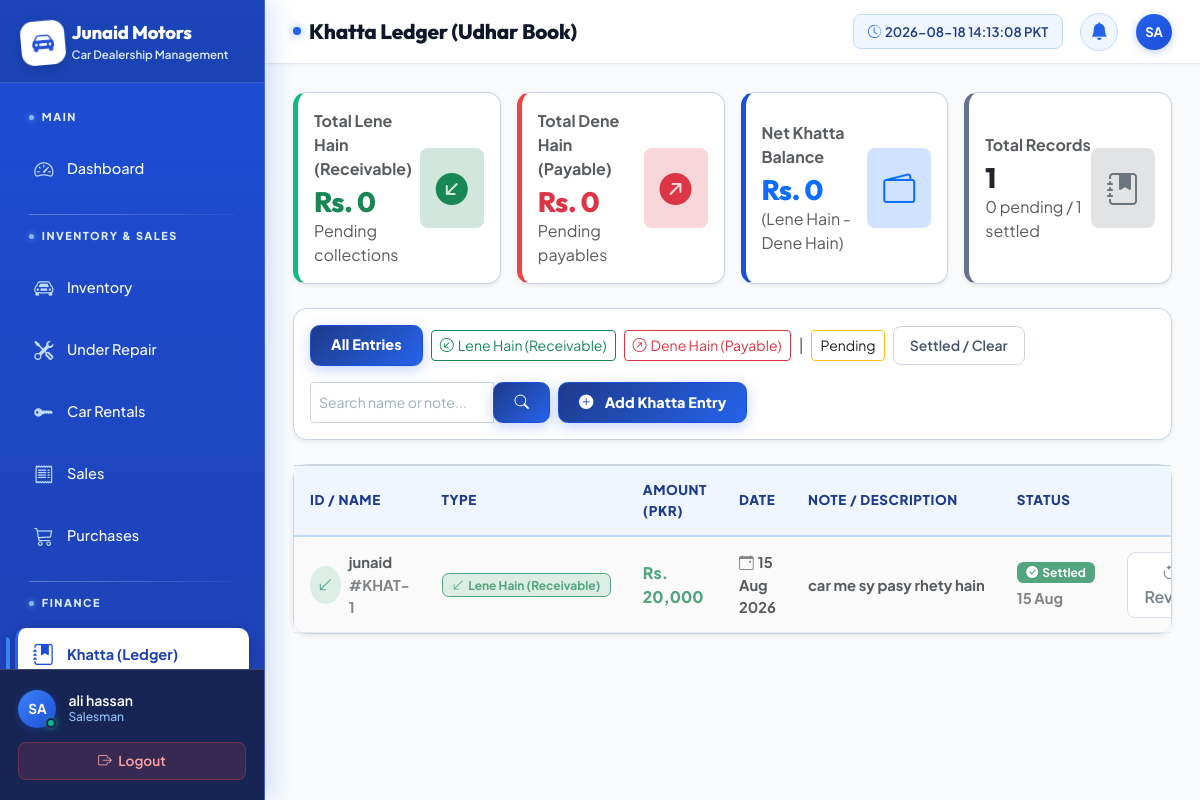
The app's page /customers/khatta/ (signed in) with its own data.
### apps/staff/models.py (models this page shows, shortened)
class StaffProfile(models.Model):
    ROLE_CHOICES = [
        ('admin', 'Admin'),
        ('manager', 'Manager'),
        ('salesman', 'Salesman'),
        ('accountant', 'Accountant'),
    ]
    user = models.OneToOneField(User, on_delete=models.CASCADE)
    role = models.CharField(max_length=20, choices=ROLE_CHOICES)
    phone = models.CharField(max_length=20)
    is_active = models.BooleanField(default=True)

### apps/customers/models.py (models this page shows, shortened)
class KhattaEntry(models.Model):
    ENTRY_TYPE_CHOICES = [
        ('lene_hain', 'Lene Hain (Receivable)'),
        ('dene_hain', 'Dene Hain (Payable)'),
    ]
    STATUS_CHOICES = [
        ('pending', 'Pending'),
        ('settled', 'Settled / Paid'),
    ]
    name = models.CharField(max_length=200, help_text="Person / Customer Name (e.g. Ali Khan)")
    entry_type = models.CharField(max_length=20, choices=ENTRY_TYPE_CHOICES, default='lene_hain', help_text="Lene Hain or Dene Hain")
    amount = models.DecimalField(max_digits=12, decimal_places=2, help_text="Amount in PKR")
    note = models.TextField(blank=True, help_text="Transaction description or remarks")
    date = models.DateField(help_text="Transaction Date")
    status = models.CharField(max_length=20, choices=STATUS_CHOICES, default='pending')
    settled_date = models.DateField(blank=True, null=True)
    created_at = models.DateTimeField(auto_now_add=True)

### apps/customers/views.py (the view)
# urls.py: path('khatta/', views.khatta_list, name='khatta_list'),
@login_required
def khatta_list(request):
    entries = KhattaEntry.objects.all().order_by('-date', '-pk')
    type_filter = request.GET.get('type', '')
    status_filter = request.GET.get('status', '')
    search = request.GET.get('search', '')
    if type_filter:
        entries = entries.filter(entry_type=type_filter)
    if status_filter:
        entries = entries.filter(status=status_filter)
    if search:
        entries = entries.filter(
            Q(name__icontains=search) |
            Q(note__icontains=search)
        )
    pending_entries = KhattaEntry.objects.filter(status='pending')
    total_lene_hain = pending_entries.filter(entry_type='lene_hain').aggregate(Sum('amount'))['amount__sum'] or 0
    total_dene_hain = pending_entries.filter(entry_type='dene_hain').aggregate(Sum('amount'))['amount__sum'] or 0
    net_balance = total_lene_hain - total_dene_hain
    return render(request, 'customers/khatta_list.html', {
        'entries': entries,
        'type_filter': type_filter,
        'status_filter': status_filter,
        'search': search,
        'total_lene_hain': total_lene_hain,
        'total_dene_hain': total_dene_hain,
        'net_balance': net_balance,
        'total_count': KhattaEntry.objects.count(),
        'pending_count': pending_entries.count(),
        'settled_count': KhattaEntry.objects.filter(status='settled').count(),
    })

### templates/customers/khatta_list.html (shortened to what this page needs)
{% extends 'base.html' %}
{% load humanize %}
{% block page_title %}Khatta Ledger (Udhar Book){% endblock %}
{% block content %}
<div class="row g-3 mb-4 align-items-stretch">
  <div class="col-md-3">
    <div class="card khatta-card h-100 shadow-sm border-0 bg-white p-3" style="border:1px solid #CBD5E1 !important; border-left: 5px solid #10B981 !important;">
      <div class="d-flex align-items-center justify-content-between h-100">
        <div>
          <span class="text-muted fw-bold fs-8 uppercase">Total Lene Hain (Receivable)</span>
          <h3 class="fw-extra-bold text-success mb-0 mt-1">Rs. {{ total_lene_hain|floatformat:0|intcomma }}</h3>
          <span class="fs-8 text-muted">Pending collections</span>
        </div>
        <div class="p-3 bg-success-subtle text-success rounded-3 card-icon-wrapper">
          <i class="bi bi-arrow-down-left-circle-fill fs-2"></i>
        </div>
      </div>
    </div>
  </div>
  <div class="col-md-3">
    <div class="card khatta-card h-100 shadow-sm border-0 bg-white p-3" style="border:1px solid #CBD5E1 !important; border-left: 5px solid #EF4444 !important;">
      <div class="d-flex align-items-center justify-content-between h-100">
        <div>
          <span class="text-muted fw-bold fs-8 uppercase">Total Dene Hain (Payable)</span>
          <h3 class="fw-extra-bold text-danger mb-0 mt-1">Rs. {{ total_dene_hain|floatformat:0|intcomma }}</h3>
          <span class="fs-8 text-muted">Pending payables</span>
        </div>
        <div class="p-3 bg-danger-subtle text-danger rounded-3 card-icon-wrapper">
          <i class="bi bi-arrow-up-right-circle-fill fs-2"></i>
        </div>
      </div>
    </div>
  </div>
  <div class="col-md-3">
    <div class="card khatta-card h-100 shadow-sm border-0 bg-white p-3" style="border:1px solid #CBD5E1 !important; border-left: 5px solid #1D4ED8 !important;">
      <div class="d-flex align-items-center justify-content-between h-100">
        <div>
          <span class="text-muted fw-bold fs-8 uppercase">Net Khatta Balance</span>
          <h3 class="fw-extra-bold {% if net_balance >= 0 %}text-primary{% else %}text-danger{% endif %} mb-0 mt-1">
            Rs. {{ net_balance|floatformat:0|intcomma }}
          </h3>
          <span class="fs-8 text-muted">(Lene Hain - Dene Hain)</span>
        </div>
        <div class="p-3 bg-primary-subtle text-primary rounded-3 card-icon-wrapper">
          <i class="bi bi-wallet2 fs-2"></i>
        </div>
      </div>
    </div>
  </div>
  <div class="col-md-3">
    <div class="card khatta-card h-100 shadow-sm border-0 bg-white p-3" style="border:1px solid #CBD5E1 !important; border-left: 5px solid #64748B !important;">
      <div class="d-flex align-items-center justify-content-between h-100">
        <div>
          <span class="text-muted fw-bold fs-8 uppercase">Total Records</span>
          <h3 class="fw-extra-bold text-dark mb-0 mt-1">{{ total_count }}</h3>
          <span class="fs-8 text-muted">{{ pending_count }} pending / {{ settled_count }} settled</span>
        </div>
        <div class="p-3 bg-secondary-subtle text-secondary rounded-3 card-icon-wrapper">
          <i class="bi bi-journal-bookmark-fill fs-2"></i>
        </div>
      </div>
    </div>
  </div>
</div>
<div class="card shadow-sm border-0 mb-4" style="border:1px solid #CBD5E1 !important;">
  <div class="card-body p-3">
    <div class="d-flex flex-wrap align-items-center justify-content-between gap-3">
      <div class="d-flex flex-wrap align-items-center gap-2">
        <a href="{% url 'khatta_list' %}" class="btn btn-sm {% if not type_filter and not status_filter %}btn-primary fw-bold{% else %}btn-outline-secondary{% endif %}">
          All Entries
        </a>
        <a href="?type=lene_hain" class="btn btn-sm {% if type_filter == 'lene_hain' %}btn-success fw-bold{% else %}btn-outline-success{% endif %}">
          <i class="bi bi-arrow-down-left-circle me-1"></i>Lene Hain (Receivable)
        </a>
        <a href="?type=dene_hain" class="btn btn-sm {% if type_filter == 'dene_hain' %}btn-danger fw-bold{% else %}btn-outline-danger{% endif %}">
          <i class="bi bi-arrow-up-right-circle me-1"></i>Dene Hain (Payable)
        </a>
        <span class="text-muted">|</span>
        <a href="?status=pending" class="btn btn-sm {% if status_filter == 'pending' %}btn-warning text-dark fw-bold{% else %}btn-outline-warning text-dark{% endif %}">
          Pending
        </a>
        <a href="?status=settled" class="btn btn-sm {% if status_filter == 'settled' %}btn-secondary fw-bold{% else %}btn-outline-secondary{% endif %}">
          Settled / Clear
        </a>
      </div>
      <div class="d-flex align-items-center gap-2">
        <form method="get" action="" class="d-flex gap-2">
          <div class="input-group input-group-sm" style="width: 240px;">
            <input type="text" name="search" class="form-control" placeholder="Search name or note..." value="{{ search }}">
            <button class="btn btn-primary" type="submit"><i class="bi bi-search"></i></button>
          </div>
        </form>
        <a href="{% url 'add_khatta' %}" class="btn btn-primary fw-bold btn-sm px-3 shadow-sm">
          <i class="bi bi-plus-circle-fill me-1"></i> Add Khatta Entry
        </a>
      </div>
    </div>
  </div>
</div>
<div class="card shadow-sm border-0" style="border:1px solid #CBD5E1 !important;">
  <div class="table-responsive">
    <table class="table table-hover align-middle mb-0">
      <thead class="bg-primary text-white">
        <tr>
          <th class="ps-3">ID / Name</th>
          <th>Type</th>
          <th>Amount (PKR)</th>
          <th>Date</th>
          <th>Note / Description</th>
          <th>Status</th>
          <th class="pe-3 text-end">Actions</th>
        </tr>
      </thead>
      <tbody>
        {% for entry in entries %}
        <tr class="khatta-row {% if entry.status == 'settled' %}table-light opacity-75{% endif %}">
          <td class="ps-3">
            <div class="d-flex align-items-center gap-2">
              <div class="p-2 rounded-circle {% if entry.entry_type == 'lene_hain' %}bg-success-subtle text-success{% else %}bg-danger-subtle text-danger{% endif %} fw-bold fs-7">
                <i class="bi {% if entry.entry_type == 'lene_hain' %}bi-arrow-down-left{% else %}bi-arrow-up-right{% endif %}"></i>
              </div>
              <div>
                <span class="fw-bold text-dark fs-7 d-block">{{ entry.name }}</span>
                <span class="text-muted fs-8">#KHAT-{{ entry.pk }}</span>
              </div>
            </div>
          </td>
          <td>
            {% if entry.entry_type == 'lene_hain' %}
              <span class="badge bg-success-subtle text-success border border-success fw-bold fs-8">
                <i class="bi bi-arrow-down-left me-1"></i>Lene Hain (Receivable)
              </span>
            {% else %}
              <span class="badge bg-danger-subtle text-danger border border-danger fw-bold fs-8">
                <i class="bi bi-arrow-up-right me-1"></i>Dene Hain (Payable)
              </span>
            {% endif %}
          </td>
          <td>
            <div class="fw-extra-bold fs-6 {% if entry.entry_type == 'lene_hain' %}text-success{% else %}text-danger{% endif %}">
              Rs. {{ entry.amount|floatformat:0|intcomma }}
            </div>
          </td>
          <td>
            <div class="fw-bold text-dark fs-7"><i class="bi bi-calendar-event me-1 text-muted"></i>{{ entry.date|date:"d M Y" }}</div>
          </td>
          <td style="max-width: 250px;">
            <div class="fs-7 text-dark text-truncate" title="{{ entry.note }}">
              {% if entry.note %}{{ entry.note }}{% else %}<span class="text-muted italic">No remarks</span>{% endif %}
            </div>
          </td>
          <td>
            {% if entry.status == 'pending' %}
              <span class="badge bg-warning text-dark fw-bold fs-8"><i class="bi bi-clock-history me-1"></i>Pending</span>
            {% else %}
              <span class="badge bg-success fw-bold fs-8"><i class="bi bi-check-circle-fill me-1"></i>Settled</span>
              {% if entry.settled_date %}<span class="d-block fs-8 text-muted mt-1">{{ entry.settled_date|date:"d M" }}</span>{% endif %}
            {% endif %}
          </td>
          <td class="pe-3 text-end">
            <div class="btn-group btn-group-sm" role="group">
              <form method="post" action="{% url 'settle_khatta' entry.pk %}" class="d-inline">
                {% if entry.status == 'pending' %}
                  <button type="submit" class="btn btn-outline-success" title="Mark as Settled / Paid">
                    <i class="bi bi-check-lg"></i> Settle
                  </button>
                {% else %}
                  <button type="submit" class="btn btn-outline-secondary" title="Revert to Pending">
                    <i class="bi bi-arrow-counterclockwise"></i> Revert
                  </button>
                {% endif %}
              </form>
            </div>
          </td>
        </tr>
        {% endfor %}
      </tbody>
    </table>
  </div>
</div>
{% endblock %}

### templates/base.html (shortened to what this page needs)
{% load static %}
{% load humanize %}
<!DOCTYPE html>
<html lang="en" data-bs-theme="light">
<head>
  <link rel="stylesheet" href="https://cdn.jsdelivr.net/npm/bootstrap@5.3.3/dist/css/bootstrap.min.css">
  <link rel="stylesheet" href="https://cdn.jsdelivr.net/npm/bootstrap-icons@1.11.3/font/bootstrap-icons.min.css">
  <link rel="stylesheet" href="{% static 'css/tailwind.css' %}?v=12.0">
  <link rel="stylesheet" href="{% static 'css/custom.css' %}?v=12.0">
  <link rel="stylesheet" href="{% static 'css/animations.css' %}?v=12.0">
</head>
<body>
<nav id="sidebar">
  <div class="sidebar-logo">
    <div class="d-flex align-items-center gap-2">
      <div class="logo-icon-badge">
        <i class="bi bi-car-front-fill"></i>
      </div>
      <div>
        <h4>Junaid Motors</h4>
        <span>Car Dealership Management</span>
      </div>
    </div>
  </div>
  <div class="sidebar-nav">
    <span class="nav-section-label">Main</span>
    <a href="{% url 'dashboard' %}" class="sidebar-link {% if request.resolver_match.url_name == 'dashboard' %}active{% endif %}">
      <i class="bi bi-speedometer2"></i> <span>Dashboard</span>
    </a>
    <span class="nav-section-label">Inventory &amp; Sales</span>
    <a href="{% url 'inventory_list' %}" class="sidebar-link {% if 'inventory' in request.path and 'repair' not in request.path and 'rent' not in request.path %}active{% endif %}">
      <i class="bi bi-car-front"></i> <span>Inventory</span>
    </a>
    <a href="{% url 'repair_list' %}" class="sidebar-link {% if 'repair' in request.path %}active{% endif %}">
      <i class="bi bi-tools"></i> <span>Under Repair</span>
    </a>
    <a href="{% url 'rent_list' %}" class="sidebar-link {% if 'rent' in request.path %}active{% endif %}">
      <i class="bi bi-key-fill"></i> <span>Car Rentals</span>
    </a>
    <a href="{% url 'sales_list' %}" class="sidebar-link {% if 'sale' in request.path %}active{% endif %}">
      <i class="bi bi-receipt"></i> <span>Sales</span>
    </a>
    <a href="{% url 'purchase_list' %}" class="sidebar-link {% if 'purchase' in request.path %}active{% endif %}">
      <i class="bi bi-cart3"></i> <span>Purchases</span>
    </a>
    <span class="nav-section-label">Finance</span>
    <a href="{% url 'khatta_list' %}" class="sidebar-link {% if 'khatta' in request.path %}active{% endif %}">
      <i class="bi bi-journal-bookmark-fill"></i> <span>Khatta (Ledger)</span>
    </a>
  </div>
  <div class="sidebar-footer">
    <div class="user-info">
      <div class="avatar-container">
        <div class="avatar-circle">{{ request.user.username|upper|slice:":2" }}</div>
        <span class="status-indicator online"></span>
      </div>
      <div>
        <div class="user-name">{{ request.user.get_full_name|default:request.user.username }}</div>
        <div class="user-role">
          {% if request.user.staffprofile %}{{ request.user.staffprofile.get_role_display }}{% else %}Admin{% endif %}
        </div>
      </div>
    </div>
    <a href="{% url 'staff_logout' %}" class="btn-logout w-100 text-center d-block">
      <i class="bi bi-box-arrow-right me-1"></i> Logout
    </a>
  </div>
</nav>
<div id="main-content">
  <div id="top-navbar">
    <div class="d-flex align-items-center gap-3">
      <h1 class="page-title">{% block page_title %}Dashboard{% endblock %}</h1>
    </div>
    <div class="navbar-actions">
      <div id="live-clock-wrapper">
        <i class="bi bi-clock-history text-amber me-1"></i>
        <span id="live-clock"></span>
      </div>
      <a href="{% url 'installment_list' %}?status=overdue" class="notif-btn text-decoration-none" title="Notifications">
        <i class="bi bi-bell-fill"></i>
      </a>
      <div class="avatar-circle navbar-avatar" title="{{ request.user.username }}">{{ request.user.username|upper|slice:":2" }}</div>
    </div>
  </div>
  <div id="content-area">
    {% block content %}{% endblock %}
  </div>
</div>
</body>
</html>

### records on screen
KhattaEntry: name "junaid", pk "1", entry_type "lene_hain" (drawn), amount "20,000", date "15 Aug 2026", note "car me sy pasy rhety hain", settled_date "15 Aug", status "settled" (drawn)

### other values on screen
{{ request.user.username|upper|slice:":2" }} "SA"
{{ request.user.get_full_name|default:request.user.username }} "ali hassan"
{{ request.user.staffprofile.get_role_display }} "Salesman"
{{ total_lene_hain|floatformat:0|intcomma }} "0"
{{ total_dene_hain|floatformat:0|intcomma }} "0"
{{ net_balance|floatformat:0|intcomma }} "0"
{{ total_count }} "1"
{{ pending_count }} "0"
{{ settled_count }} "1"
